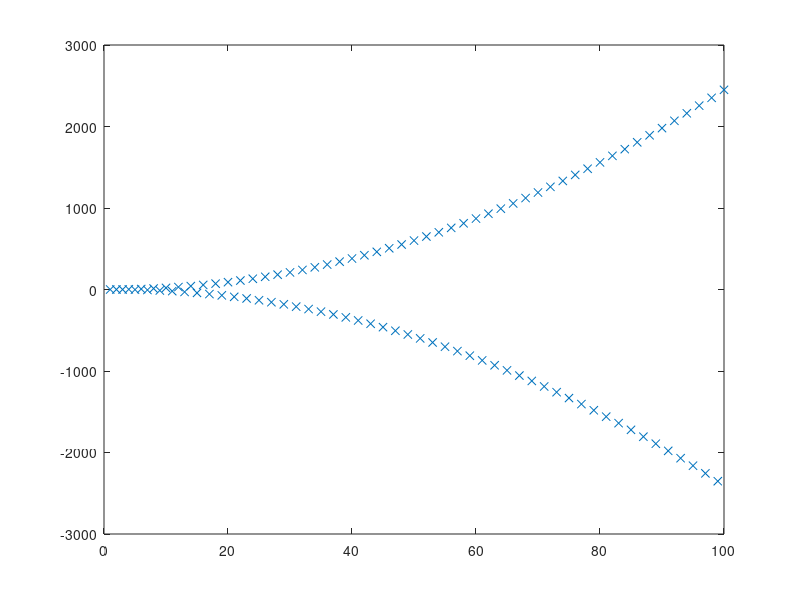

This chart was generated by the following MATLAB code: (Note: this script raises an error after producing the figure.)
clear all
clc

for i=1:100
    x(i)=i;
end

for i=1:50
    y(2*i-1)=(i-1)-(i-1).*(i-1);
    y(2*i)=(i-1)+(i-1).*(i-1);
end

plot(x,y,'x')
LM=LinearModel.fit(x,y,'quadratic')

modelfun=@(b,x)(b(1)+b(2).*x+b(3).*x.^2);
beta0=[0,0,1]
NLM=NonLinearModel.fit(x,y,modelfun,beta0)
